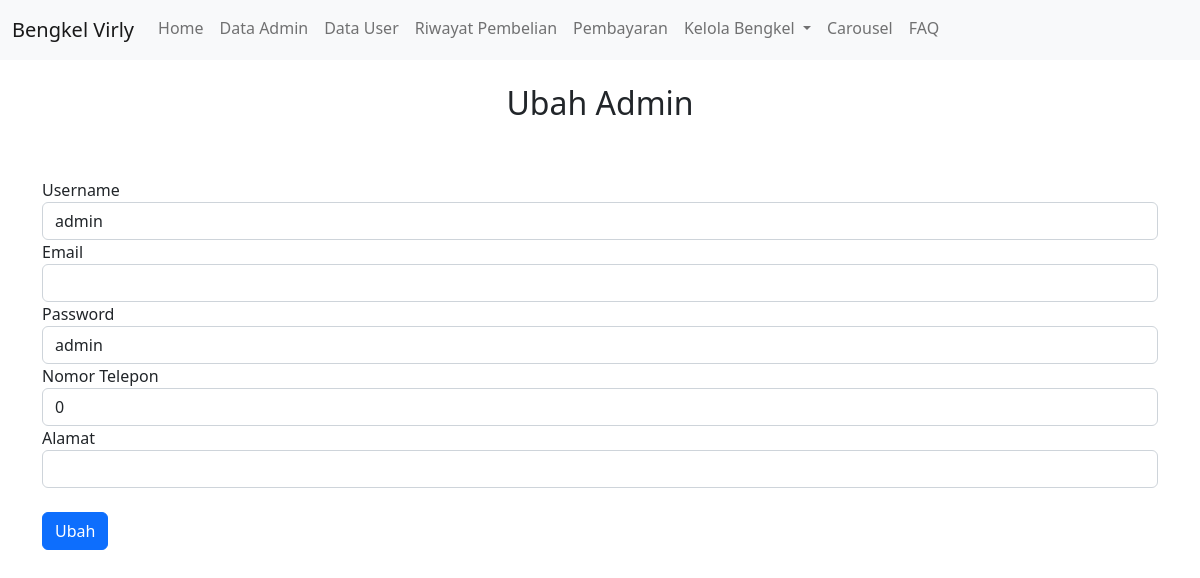
/main/superadmin/editadmin.php?id=1 (signed in), run on the app's committed database.
### tables this page shows
CREATE TABLE `user` (
  `id` int(11) NOT NULL,
  `username` varchar(100) NOT NULL,
  `email` varchar(100) NOT NULL,
  `password` varchar(10) NOT NULL,
  `telepon` int(20) NOT NULL,
  `alamat` varchar(1000) DEFAULT NULL,
  `tipe` varchar(20) NOT NULL
);

### main/superadmin/editadmin.php (the view, shortened to what this page needs)
<?php include '../koneksi.php' ?>
<?php include '../component.php' ?>
<!DOCTYPE html>
<html lang="en">
<head>
</head>
<body>
<?php include 'headersuperadmin.php' ?>
<br><h2><center>Ubah Admin<center></h2><br><br>
<?php
$ambil=$koneksi->query("SELECT * FROM user WHERE id='$_GET[id]' ");
$pecah=$ambil->fetch_assoc();
?>
<div class="container">
    <form action="" method="post">
    <div class="form-group">
		<label>Username</label>
		<input type="text" class="form-control" name="username" value="<?php echo $pecah['username']; ?>">
	</div>
	<div class="form-group">
		<label>Email</label>
		<input type="text"class="form-control" name="email" value="<?php echo $pecah['email']; ?>">
	</div>
	<div class="form-group">
		<label>Password</label>
		<input type="text"class="form-control" name="pass" value="<?php echo $pecah['password']; ?>">
	</div>
	<div class="form-group">
		<label>Nomor Telepon</label>
		<input type="number"class="form-control" name="telepon" value="<?php echo $pecah['telepon']; ?>">
	</div>
	<div class="form-group">
		<label>Alamat</label>
		<input type="text"class="form-control" name="alamat" value="<?php echo $pecah['alamat']; ?>">
	</div>
    <br>
    <button class="btn btn-primary" onclick="return confirm('Apakah Anda yakin ingin mengubah user ini?')" name="ubah">Ubah</button><br>
    </form>
</div>
</body>
</html>

### data on the page
user: username "admin", pass "admin", telepon "0"
